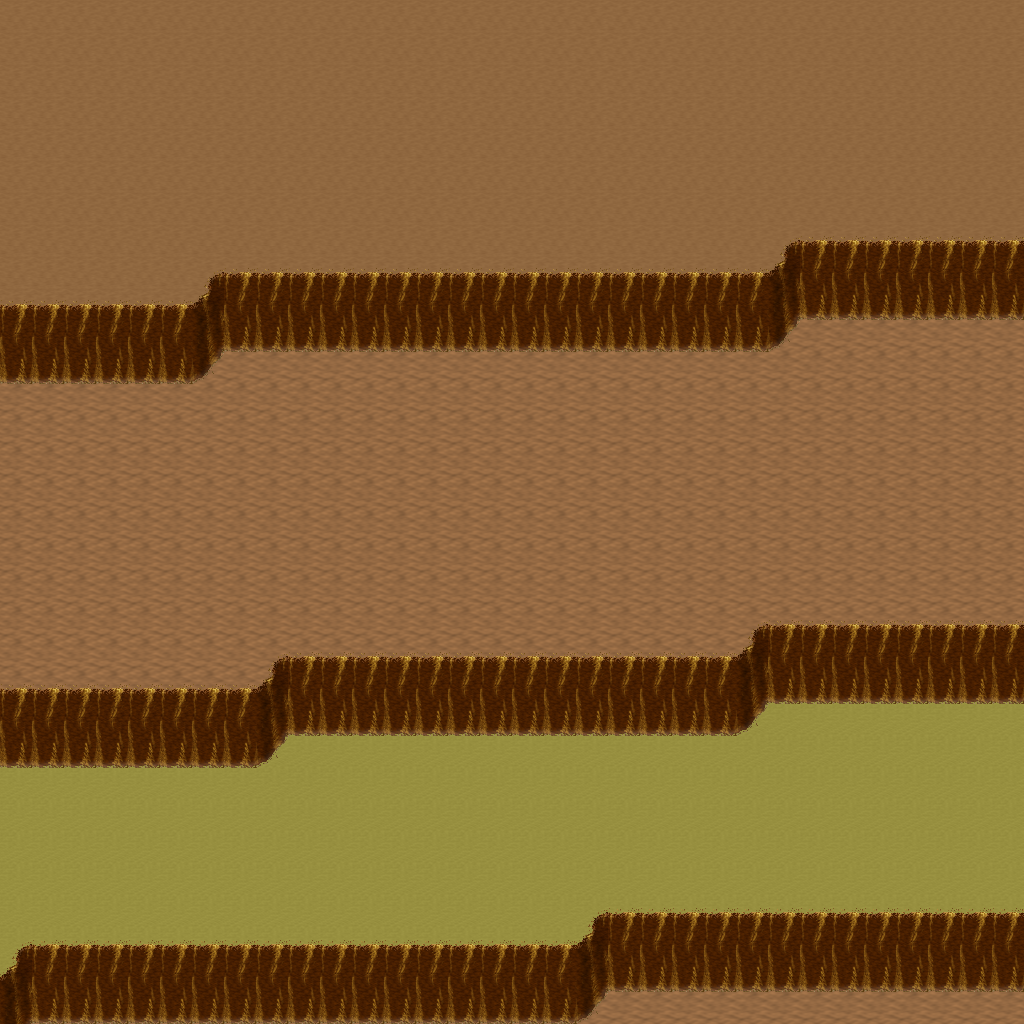

A level layout from a 2D game, rendered from its tile map. Below: a short description, then the map file with tile-grid data replaced by summaries:
An orthogonal 32x32 tile map with 32x32 px tiles, 5 tile layers (Ground, Objects, Objects2, Above, ...), 1 hidden layer not drawn, 8 tilesets.

<map version="1.10" tiledversion="1.11.0" orientation="orthogonal" renderorder="right-down" width="32" height="32" tilewidth="32" tileheight="32" infinite="0" nextlayerid="11" nextobjectid="1">
 <tileset firstgid="1" name="logic_collision" tilewidth="32" tileheight="32" tilecount="1" columns="1">
  <image source="../drawable/logic_collision.png" width="32" height="32" />
 </tileset>
 <tileset firstgid="2" name="ground_ground" tilewidth="32" tileheight="32" tilecount="33" columns="3">
  <image source="../drawable/ground_ground.png" width="96" height="352" />
 </tileset>
 <tileset firstgid="35" name="ground_ridge_earth_pale" tilewidth="32" tileheight="32" tilecount="96" columns="12">
  <image source="../drawable/ground_ridge_earth_pale.png" width="384" height="256" />
 </tileset>
 <tileset firstgid="131" name="ground_ridge_earth_dark" tilewidth="32" tileheight="32" tilecount="96" columns="12">
  <image source="../drawable/ground_ridge_earth_dark.png" width="384" height="256" />
 </tileset>
 <tileset firstgid="227" name="terrain_desert" tilewidth="32" tileheight="32" tilecount="88" columns="8">
  <image source="../drawable/terrain_desert.png" width="256" height="352" />
 </tileset>
 <tileset firstgid="315" name="plant_tree_tree_darkgreen" tilewidth="32" tileheight="32" tilecount="88" columns="8">
  <image source="../drawable/plant_tree_tree_darkgreen.png" width="256" height="352" />
 </tileset>
 <tileset firstgid="403" name="ground_sand_2" tilewidth="32" tileheight="32" tilecount="15" columns="5">
  <image source="../drawable/ground_sand_2.png" width="160" height="96" />
 </tileset>
 <tileset firstgid="418" name="plant_cactus_2" tilewidth="32" tileheight="32" tilecount="10" columns="5">
  <image source="../drawable/plant_cactus_2.png" width="160" height="64" />
 </tileset>
 <layer id="1" name="Ground" width="32" height="32">
  <data>[1024 cells, 1024 non-empty, 3 distinct tile ids]</data>
 </layer>
 <layer id="2" name="Objects" width="32" height="32">
  <data>[1024 cells, 293 non-empty, 7 distinct tile ids]</data>
 </layer>
 <layer id="3" name="Objects2" width="32" height="32">
  <data>[1024 cells, 0 non-empty, 0 distinct tile ids]</data>
 </layer>
 <layer id="4" name="Above" width="32" height="32">
  <data>[1024 cells, 0 non-empty, 0 distinct tile ids]</data>
 </layer>
 <layer id="5" name="Above2" width="32" height="32">
  <data>[1024 cells, 0 non-empty, 0 distinct tile ids]</data>
 </layer>
 <layer id="6" name="Walkable" width="32" height="32" visible="0">
  <data>[1024 cells, 192 non-empty, 1 distinct tile ids]</data>
 </layer>
 <objectgroup id="7" name="Mapevents" />
 <objectgroup id="8" name="Spawn" />
 <objectgroup id="9" name="Keys" />
 <objectgroup id="10" name="Replace" />
</map>
